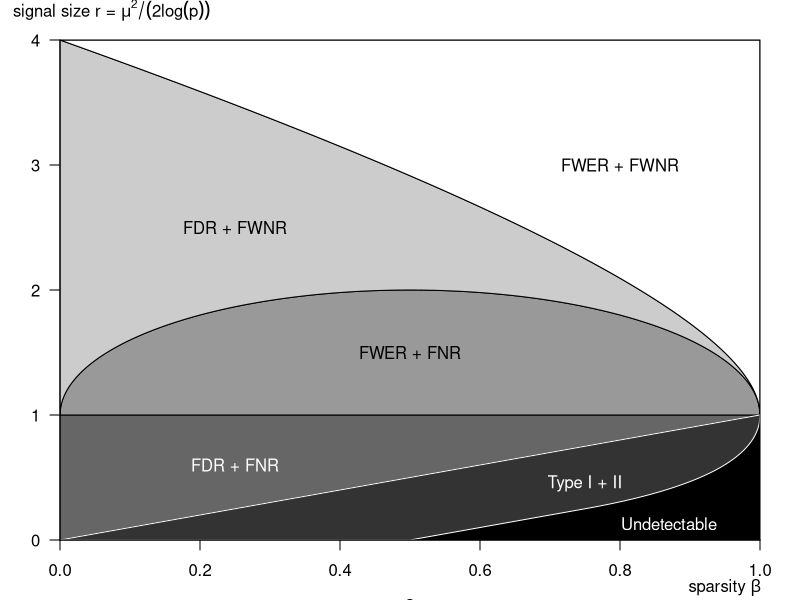

Reproduce this figure in R.
#### Theoretical phase diagram - all known boundaries ####

setEPS()
postscript("phase_diagram_Gaussian_ALL_boundaries.eps", height = 5, width = 5)
# png("phase_diagram_chisquared_ALL_boundaries.png", height = 400, width = 400, units = "px")
plot.ylim <- 4
beta.seq <- seq(0,1,0.001)
strong.classification.boundary <- (sqrt(1-beta.seq) + 1)^2
classification.boundary.FDR_FNDR <- (sqrt(1-beta.seq) + sqrt(beta.seq))^2
classification.boundary.FWER_FNR <- rep(1, length(beta.seq))
weak.classification.boundary <- beta.seq
detection.boundary.bonf <- (1-sqrt(1-beta.seq))^2
detection.boundary <- detection.boundary.bonf
detection.boundary[1:(length(beta.seq)/2)] <- 0
detection.boundary[(length(beta.seq)/2):(length(beta.seq)*3/4)] <- 
  beta.seq[(length(beta.seq)/2):(length(beta.seq)*3/4)] - 0.5
par(mar = c(3,3,2,2))
plot(beta.seq, strong.classification.boundary, type = 'l',
     xaxs="i", yaxs="i", ylim = c(0,plot.ylim),
     xlab = expression(beta), ylab = expression(r),
     las = 1)
lines(beta.seq, detection.boundary, type = 'l')
polygon(x = c(beta.seq,rev(beta.seq)),
        y = c(detection.boundary,rep(0,length(beta.seq))),
        col = grey(0.0), border = T)
polygon(x = c(beta.seq,rev(beta.seq)),
        y = c(detection.boundary,rev(weak.classification.boundary)),
        col = grey(0.2), border = T)
polygon(x = c(beta.seq,rev(beta.seq)),
        y = c(weak.classification.boundary,rev(classification.boundary.FWER_FNR)),
        col = grey(0.4), border = T)
polygon(x = c(beta.seq,rev(beta.seq)),
        y = c(classification.boundary.FWER_FNR,rev(classification.boundary.FDR_FNDR)),
        col = grey(0.6), border = T)
polygon(x = c(beta.seq,rev(beta.seq)),
        y = c(classification.boundary.FDR_FNDR,rev(strong.classification.boundary)),
        col = grey(0.8), border = T)
polygon(x = c(beta.seq,rev(beta.seq)),
        y = c(strong.classification.boundary, rep(plot.ylim, length(beta.seq))),
        col = grey(1.0), border = T)
lines(beta.seq, weak.classification.boundary, col = 'white')
lines(beta.seq, detection.boundary, col = 'white')
abline(h = c(0, 4), v = c(0, 1))
mtext(text = expression(paste("sparsity ", beta)), 
      side = 1, line = 2, at = 0.95)
mtext(text = expression(paste("signal size ", r, " = ", mu^2/(2*log(p)))), side = 2, line = -7.5, at = plot.ylim * 1.06, las = 1)
text(x = 0.87, y = 0.13, labels = "Undetectable", col = "white")
text(x = 0.75, y = 0.45, labels = "Type I + II", col = "white")
text(x = 0.25, y = 0.60, labels = "FDR + FNR", col = 'white')
text(x = 0.50, y = 1.50, labels = "FWER + FNR")
text(x = 0.25, y = 2.50, labels = "FDR + FWNR")
text(x = 0.80, y = 3.00, labels = "FWER + FWNR")
dev.off()
